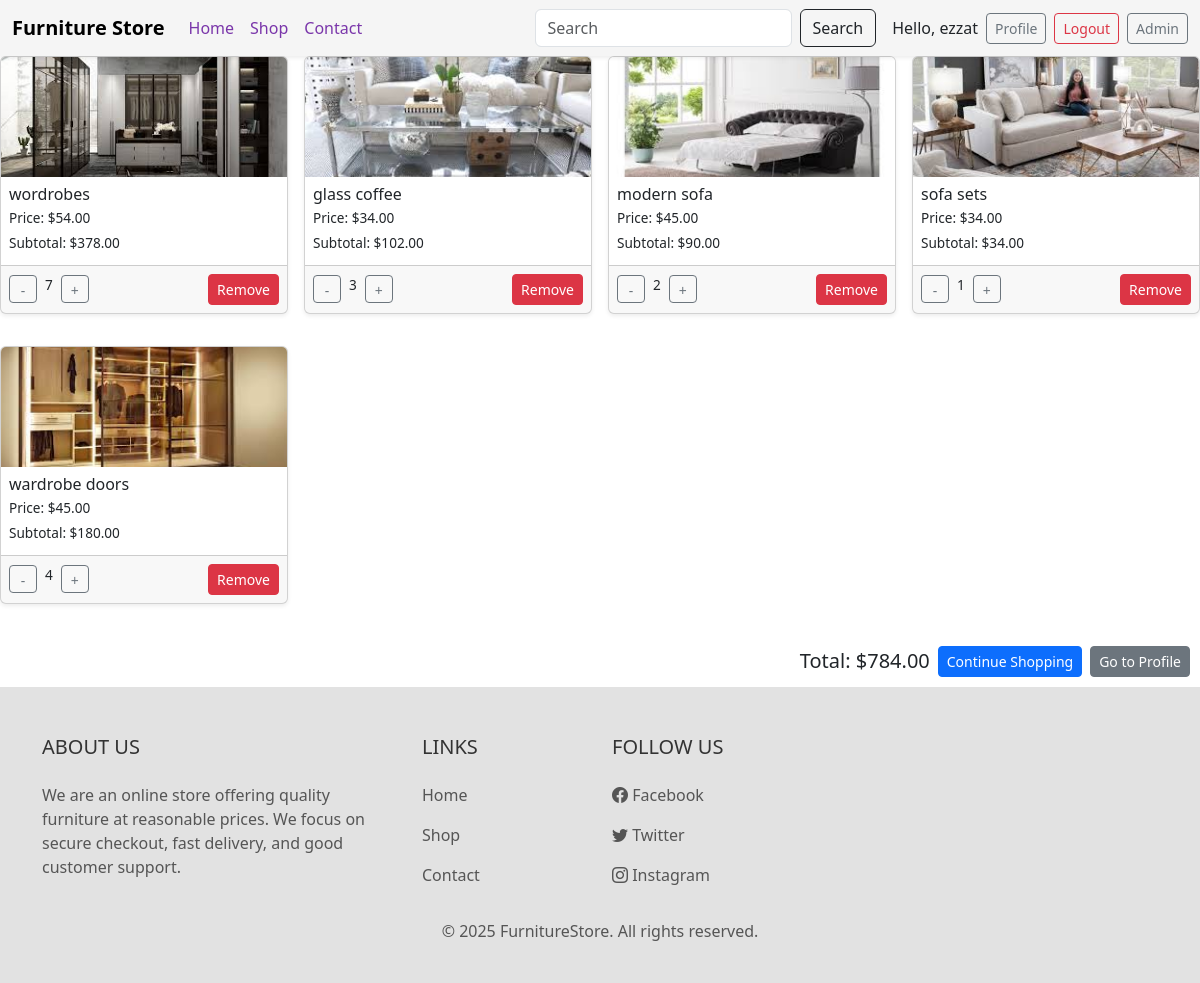
The app's page /cart/ (signed in) with its own data.
### product/models.py (models this page shows, shortened)
class Product(models.Model):
    category = models.ForeignKey(Category, related_name='products', on_delete=models.CASCADE)
    name = models.CharField(max_length=255)
    slug = models.SlugField(unique=True, blank=True)
    description = models.TextField(blank=True)
    price = models.DecimalField(max_digits=10, decimal_places=2)
    image = models.ImageField(upload_to='products/', blank=True, null=True)
    stock = models.PositiveIntegerField(default=0)
    created_at = models.DateTimeField(auto_now_add=True)
    class Meta:
        ordering = ('-created_at',)

### cart/views.py (the view)
# urls.py: path('', views.cart_detail, name='cart_detail'),
@login_required
def cart_detail(request):
    cart, created = Cart.objects.get_or_create(user=request.user)
    items = CartItem.objects.filter(cart=cart)
    cart_items = []
    total = 0
    for item in items:
        subtotal = item.product.price * item.quantity
        total += subtotal
        cart_items.append({
            'id': item.pk,        # هنا ضيف السطر
            'product': item.product,
            'quantity': item.quantity,
            'subtotal': subtotal,
        })
    return render(request, 'cart/cart_detail.html', {
        'cart_items': cart_items,
        'total': total,
    })

### templates/cart/cart_detail.html
{% extends 'core/base.html' %}
{% block content %}
{% if cart_items %}
<div class="row g-3">
    {% for item in cart_items %}
    <div class="col-12 col-sm-6 col-md-4 col-lg-3 mb-3">
        <div class="card shadow-sm hover-shadow" style="font-size:0.85rem; transition: transform 0.2s;">
            {% if item.product.image %}
                <img src="{{ item.product.image.url }}" class="card-img-top" style="height:120px; object-fit:cover;">
            {% endif %}
            <div class="card-body p-2">
                <h6 class="card-title mb-1">{{ item.product.name }}</h6>
                <p class="mb-1">Price: ${{ item.product.price }}</p>
                <p class="mb-1">Subtotal: ${{ item.subtotal }}</p>
            </div>
            <div class="card-footer d-flex justify-content-between align-items-center p-2">
                <div class="d-flex gap-1">
                    <a href="{% url 'cart:cart_update' item.id 'decrease' %}" class="btn btn-sm btn-outline-secondary p-1" style="width:28px; height:28px;">-</a>
                    <span class="mx-1">{{ item.quantity }}</span>
                    <a href="{% url 'cart:cart_update' item.id 'increase' %}" class="btn btn-sm btn-outline-secondary p-1" style="width:28px; height:28px;">+</a>
                </div>
                <a href="{% url 'cart:cart_remove' item.id %}" class="btn btn-sm btn-danger">Remove</a>
            </div>
        </div>
    </div>
    {% endfor %}
</div>
<div class="d-flex justify-content-end align-items-center gap-2 mt-3 position-sticky" style="top:0; z-index:1000; background:white; padding:10px;">
    <h5 class="mb-0">Total: ${{ total }}</h5>
    <a href="{% url 'frontpage' %}" class="btn btn-primary btn-sm">Continue Shopping</a>
    <a href="{% url 'accounts:profile' %}" class="btn btn-secondary btn-sm">Go to Profile</a>
</div>
{% else %}
<div class="text-center py-5">
    <h6>Your cart is empty.</h6>
    <a href="{% url 'frontpage' %}" class="btn btn-primary mt-2">Start Shopping</a>
</div>
{% endif %}
{% endblock %}

### templates/core/base.html (shortened to what this page needs)
<!DOCTYPE html>
<html lang="en">
<head>
  <link href="https://cdn.jsdelivr.net/npm/bootstrap@5.3.0/dist/css/bootstrap.min.css" rel="stylesheet"/>
  <link href="https://cdn.jsdelivr.net/npm/bootstrap-icons@1.10.5/font/bootstrap-icons.css" rel="stylesheet"/>
  <link href="https://cdn.jsdelivr.net/npm/aos@2.3.4/dist/aos.css" rel="stylesheet"/>
</head>
<body style="background-color: white;">
<nav class="navbar navbar-expand-lg navbar-custom sticky-top shadow-sm">
  <div class="container-fluid">
    <a class="navbar-brand fw-bold" href="{% url 'frontpage' %}">Furniture Store</a>
    <div class="collapse navbar-collapse" id="navbarNav">
      <ul class="navbar-nav me-auto mb-2 mb-lg-0">
        <li class="nav-item">
          <a class="nav-link {% if request.path == '/' %}active{% endif %}" href="{% url 'frontpage' %}">Home</a>
        </li>
        <li class="nav-item">
          <a class="nav-link {% if request.path == '/shop/' %}active{% endif %}" href="{% url 'shop' %}">Shop</a>
        </li>
        <li class="nav-item">
          <a class="nav-link" href="{% url 'contact' %}">Contact</a>
        </li>
      </ul>
   <form class="d-flex" role="search" method="get" action="{% url 'product_list' %}">
    <input class="form-control me-2" type="search" name="q" placeholder="Search" value="{{ search_query|default:'' }}">
    <button class="btn btn-outline-dark" type="submit">Search</button>
</form>
      <div class="ms-3 d-flex align-items-center gap-2">
       {% if user.is_authenticated %}
  <span class="text-dark">Hello, {{ user.first_name|default:user.username }}</span>
  <a href="{% url 'accounts:profile' %}" class="btn btn-outline-secondary btn-sm">Profile</a>
  <form method="post" action="{% url 'accounts:logout' %}" style="display:inline;">
      <button type="submit" class="btn btn-outline-danger btn-sm">Logout</button>
  </form>
{% else %}
  <a href="{% url 'accounts:login' %}" class="btn btn-outline-primary btn-sm">Login</a>
  <a href="{% url 'accounts:register' %}" class="btn btn-outline-success btn-sm">Register</a>
{% endif %}
        <a href="/admin" class="btn btn-outline-secondary btn-sm">Admin</a>
      </div>
    </div>
  </div>
</nav>
  <main data-aos="fade-down" data-aos-duration="1000">
    {% block content %}{% endblock content %}
  </main>
  <footer class="pt-5 pb-4" data-aos="fade-up">
    <div class="container text-md-left">
      <div class="row">
        <div class="col-md-4">
          <h5 class="text-uppercase mb-4">About Us</h5>
          <p>We are an online store offering quality furniture at reasonable prices. We focus on secure checkout, fast delivery, and good customer support.</p>
        </div>
        <div class="col-md-2">
          <h5 class="text-uppercase mb-4">Links</h5>
          <p><a href="#" class="text-decoration-none">Home</a></p>
          <p><a href="#" class="text-decoration-none">Shop</a></p>
          <p><a href="#" class="text-decoration-none">Contact</a></p>
        </div>
        <div class="col-md-3">
          <h5 class="text-uppercase mb-4">Follow Us</h5>
          <p><i class="bi bi-facebook"></i> Facebook</p>
          <p><i class="bi bi-twitter"></i> Twitter</p>
          <p><i class="bi bi-instagram"></i> Instagram</p>
        </div>
      </div>
    </div>
    <div class="text-center mt-3">
      <p>© 2025 FurnitureStore. All rights reserved.</p>
    </div>
  </footer>
</body>
</html>

### templates/core/base.html (style rules this page uses)
.navbar-custom { background-color: #f5f5f5; }
.navbar-custom .nav-link { color: #7a36aa; padding: 6px 12px; border-radius: 50px; transition: 0.3s; }
footer { background-color: #e2e2e2; color: #333; }
footer a, footer p { color: #555; }

### records on screen
Product: product.image (picture), product.name "wordrobes", product.price "54.00", subtotal "378.00", quantity "7"
Product: product.image (picture), product.name "glass coffee", product.price "34.00", subtotal "102.00", quantity "3"
Product: product.image (picture), product.name "modern sofa", product.price "45.00", subtotal "90.00", quantity "2"
Product: product.image (picture), product.name "sofa sets", product.price "34.00", subtotal "34.00", quantity "1"
Product: product.image (picture), product.name "wardrobe doors", product.price "45.00", subtotal "180.00", quantity "4"

### other values on screen
{{ user.first_name|default:user.username }} "ezzat"
{{ total }} "784.00"
